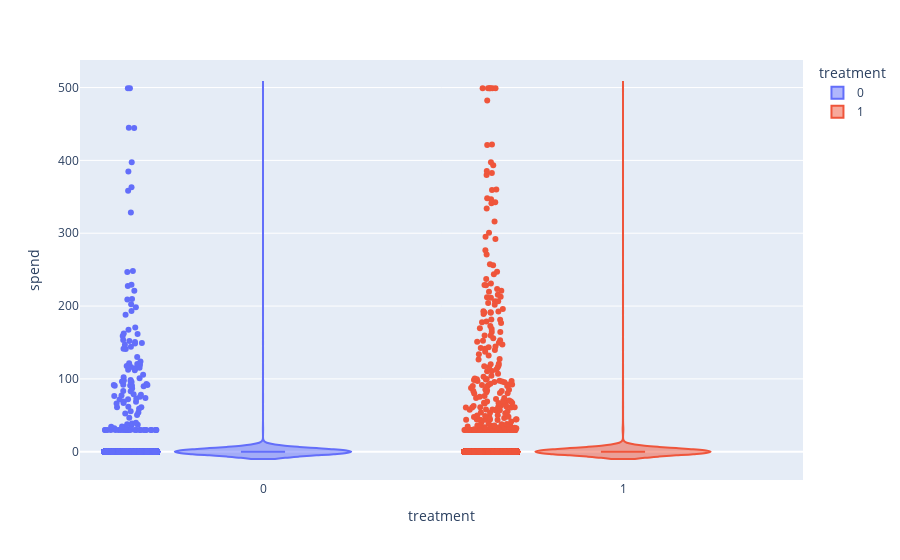

Notebook source saved alongside this figure:
### Code cell
fig = px.violin(mail_df, y="spend", x="treatment", color="treatment", box=True, points="all")
fig.show()

### Figure 1 — Plotly figure (JSON) as saved in the notebook; plotly's stock layout.template omitted (floating-point values rounded to 4 significant figures; data arrays with more than 128 entries replaced by an {"elided": "..."} marker saying what was removed)
{"data": [{"alignmentgroup": "True", "box": {"visible": true}, "hovertemplate": "treatment=%{x}<br>spend=%{y}<extra></extra>", "legendgroup": "0", "marker": {"color": "#636efa"}, "name": "0", "offsetgroup": "0", "orientation": "v", "points": "all", "scalegroup": "True", "showlegend": true, "type": "violin", "x": {"elided": "21306 int values"}, "x0": " ", "xaxis": "x", "y": {"elided": "21306 float values"}, "y0": " ", "yaxis": "y"}, {"alignmentgroup": "True", "box": {"visible": true}, "hovertemplate": "treatment=%{x}<br>spend=%{y}<extra></extra>", "legendgroup": "1", "marker": {"color": "#EF553B"}, "name": "1", "offsetgroup": "1", "orientation": "v", "points": "all", "scalegroup": "True", "showlegend": true, "type": "violin", "x": {"elided": "21307 int values"}, "x0": " ", "xaxis": "x", "y": {"elided": "21307 float values"}, "y0": " ", "yaxis": "y"}], "layout": {"legend": {"title": {"text": "treatment"}, "tracegroupgap": 0}, "margin": {"t": 60}, "violinmode": "overlay", "xaxis": {"anchor": "y", "categoryarray": [0, 1], "categoryorder": "array", "domain": [0, 1], "title": {"text": "treatment"}}, "yaxis": {"anchor": "x", "domain": [0, 1], "title": {"text": "spend"}}}}
